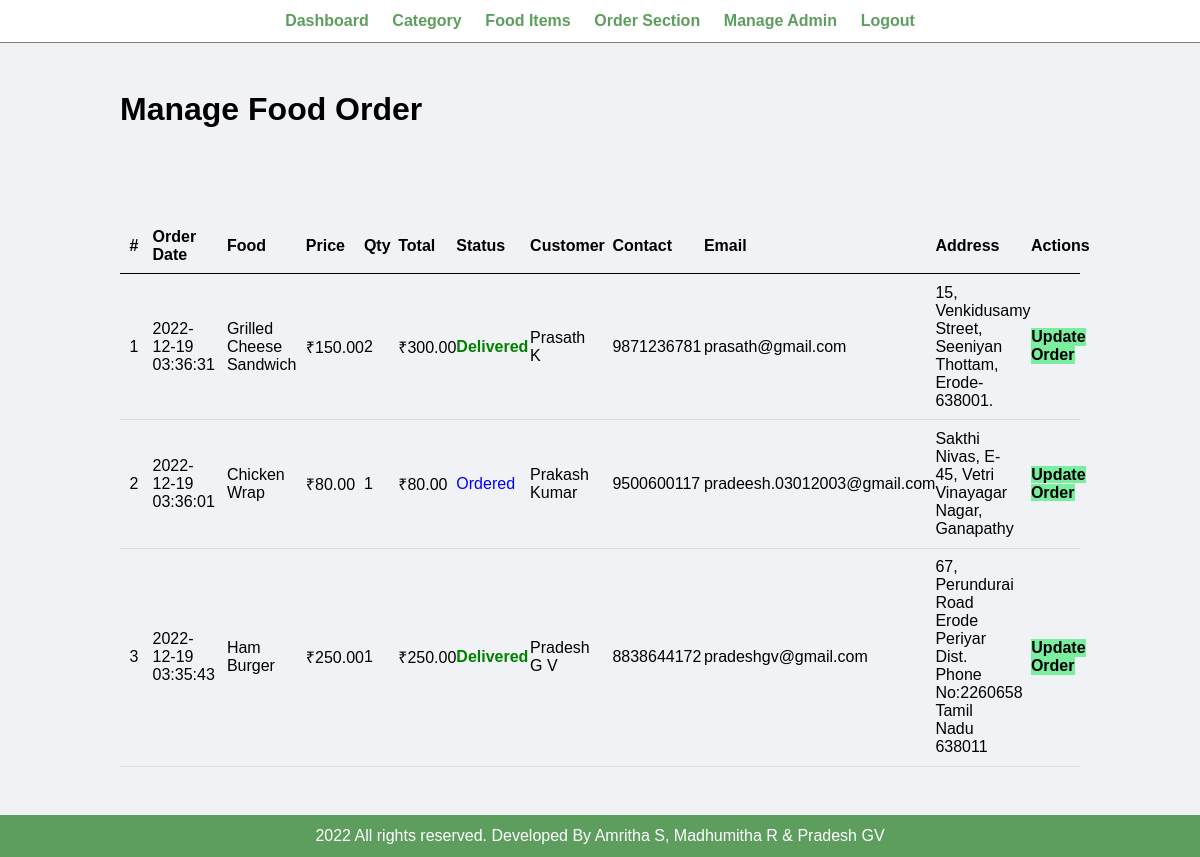
Page /admin/manage-order.php (signed in) on the committed database.
### tables this page shows
CREATE TABLE `tbl_order` (
  `id` int(10) UNSIGNED NOT NULL,
  `food` varchar(150) NOT NULL,
  `price` decimal(10,2) NOT NULL,
  `qty` int(11) NOT NULL,
  `total` decimal(10,2) NOT NULL,
  `order_date` datetime NOT NULL,
  `status` varchar(50) NOT NULL,
  `customer_name` varchar(150) NOT NULL,
  `customer_contact` varchar(20) NOT NULL,
  `customer_email` varchar(150) NOT NULL,
  `customer_address` varchar(255) NOT NULL
);

### admin/manage-order.php (the view, shortened to what this page needs)
<?php include('partials/menu.php'); ?>
<div class="main-content">
    <div class="wrapper">
        <h1>Manage Food Order</h1>
                <br /><br /><br />
                <br><br>
                <table class="tbl-full">
                    <tr>
                        <th width="5%">#</th>
                        <th width="10%">Order Date</th>
                        <th width="10%">Food</th>
                        <th width="5%">Price</th>
                        <th width="5%">Qty</th>
                        <th width="6%">Total</th>
                        <th width="8%">Status</th>
                        <th width="10%">Customer</th>
                        <th width="10%">Contact</th>
                        <th width="15%">Email</th>
                        <th width="10%">Address</th>
                        <th>Actions</th>
                    </tr>
                    <?php
                        $sql = "SELECT * FROM tbl_order ORDER BY id DESC";
                        $res = mysqli_query($conn, $sql);
                        $count = mysqli_num_rows($res);
                        $sn = 1;
                        if($count>0)
                        {
                            while($row=mysqli_fetch_assoc($res))
                            {
                                $id = $row['id'];
                                $food = $row['food'];
                                $price = $row['price'];
                                $qty = $row['qty'];
                                $total = $row['total'];
                                $order_date = $row['order_date'];
                                $status = $row['status'];
                                $customer_name = $row['customer_name'];
                                $customer_contact = $row['customer_contact'];
                                $customer_email = $row['customer_email'];
                                $customer_address = $row['customer_address'];
                                ?>
                                    <tr>
                                        <td><?php echo $sn++; ?> </td>
                                        <td><?php echo $order_date; ?></td>
                                        <td><?php echo $food; ?></td>
                                        <td>&#8377;<?php echo $price; ?></td>
                                        <td><?php echo $qty; ?></td>
                                        <td>&#8377;<?php echo $total; ?></td>
                                        <td>
                                            <?php
                                                if($status=="Ordered")
                                                {
                                                    echo "<label style='color: blue;'>$status</label>";
                                                }
                                                elseif($status=="On Delivery")
                                                {
                                                    echo "<label style='color: orange;'>$status</label>";
                                                }
                                                elseif($status=="Delivered")
                                                {
                                                    echo "<label style='color: green;'><b>$status</b></label>";
                                                }
                                                elseif($status=="Cancelled")
                                                {
                                                    echo "<label style='color: red;'>$status</label>";
                                                }
                                            ?>
                                        </td>
                                        <td><?php echo $customer_name; ?></td>
                                        <td><?php echo $customer_contact; ?></td>
                                        <td><?php echo $customer_email; ?></td>
                                        <td><?php echo $customer_address; ?></td>
                                        <td>
                                            <a href="../admin/update-order.php?id=<?php echo $id; ?>" class="btn-secondary">Update Order</a>
                                        </td>
                                    </tr>
                                <?php
                            }
                        }
                        else
                        {
                            echo "<tr><td colspan='12' class='error'>Orders not Available</td></tr>";
                        }
                    ?>
                </table>
    </div>
</div>
<?php include('partials/footer.php'); ?>

### css/admin.css (style rules this page uses)
* { margin: 0; padding: 0; font-family: Arial, Helvetica, sans-serif; }
.wrapper { padding: 1%; width: 80%; margin: 0 auto; }
.tbl-full { width: 100%; }
table { border-collapse: collapse; width: 100%; }
th, td { padding: 8px; text-align: left; border-bottom: 1px solid #ddd; }
table tr th { border-bottom: 1px solid black; padding: 1%; text-align: left; }
table tr td { padding: 1%; }
.btn-secondary { background-color: #7bed9f; padding: 1%; color: black; text-decoration: none; font-weight: bold; }
.main-content { background-color: #f1f2f6; padding: 3% 0; }

### rows in the picture
tbl_order: order_date "2022-12-19 03:36:31", food "Grilled Cheese Sandwich", price "150.00", qty "2", total "300.00", status "Delivered", customer_name "Prasath K", customer_contact "9871236781", customer_email "prasath@gmail.com", customer_address "15, Venkidusamy Street, Seeniyan Thottam, Erode-638001."
tbl_order: order_date "2022-12-19 03:36:01", food "Chicken Wrap", price "80.00", qty "1", total "80.00", status "Ordered", customer_name "Prakash Kumar", customer_contact "9500600117", customer_email "pradeesh.03012003@gmail.com", customer_address "Sakthi Nivas, E-45, Vetri Vinayagar Nagar, Ganapathy"
tbl_order: order_date "2022-12-19 03:35:43", food "Ham Burger", price "250.00", qty "1", total "250.00", status "Delivered", customer_name "Pradesh G V", customer_contact "8838644172", customer_email "pradeshgv@gmail.com", customer_address "67, Perundurai Road Erode Periyar Dist. Phone No:2260658 Tamil Nadu 638011"
